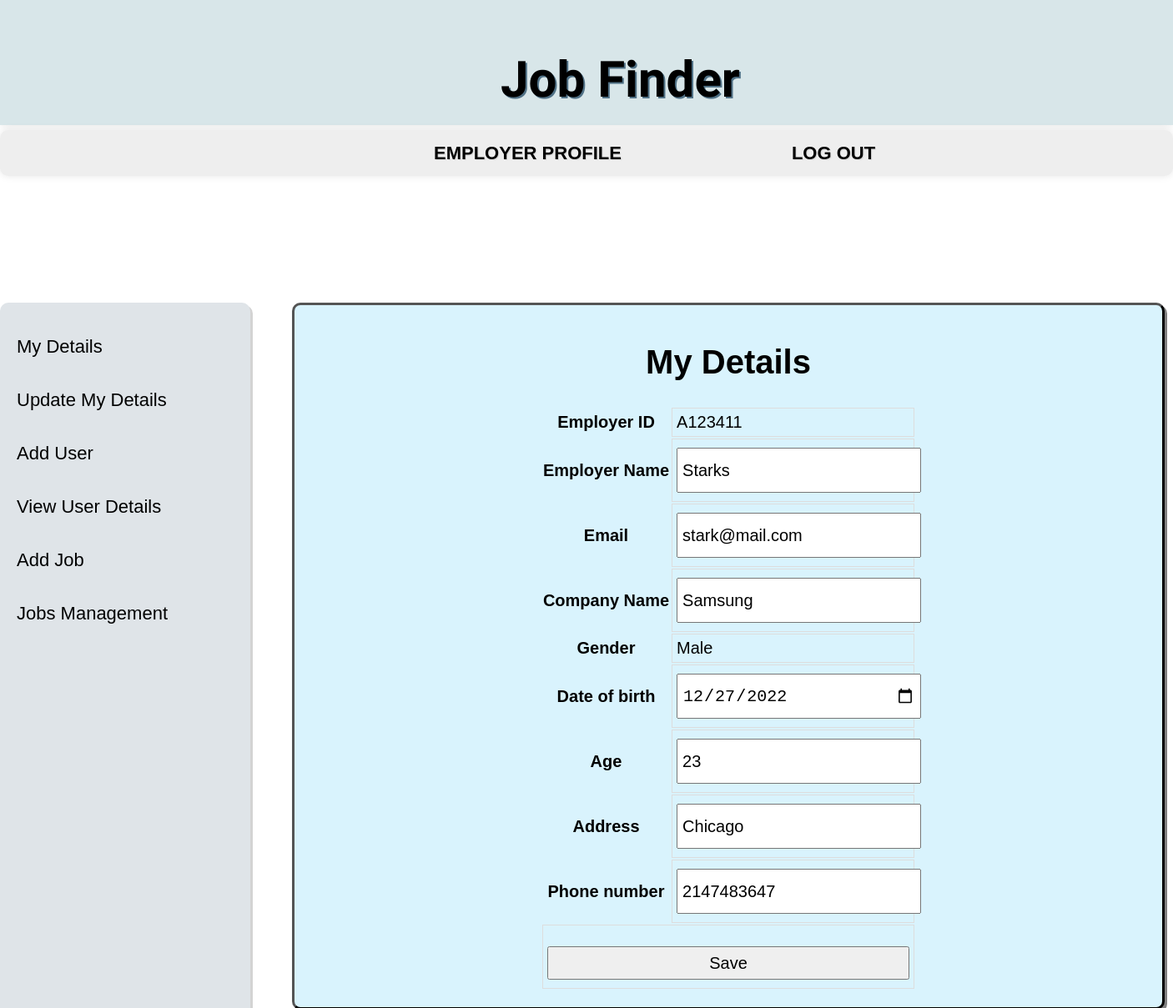
Screenshot of /updemp.php (signed in) with the database file from the repository.
### tables this page shows
CREATE TABLE `employee_details` (
  `empid` varchar(30) NOT NULL,
  `empname` varchar(50) NOT NULL,
  `email` varchar(50) NOT NULL,
  `company` varchar(20) NOT NULL,
  `gender` varchar(10) NOT NULL,
  `dob` date NOT NULL,
  `age` int(11) NOT NULL,
  `address` varchar(100) NOT NULL,
  `phno` int(11) NOT NULL,
  `password` varchar(100) NOT NULL
);

### updemp.php (the view, shortened to what this page needs)
<!DOCTYPE html>
<html lang="en">
<head>
    <link rel="stylesheet" href="index.css">
</head>
<body>
    <div class="top">
        <p class="heading">Job Finder</p>
    </div>
    <<div class="navbar">
        <a href="emppage.php" class="ah" style = "margin-left:500px;">EMPLOYER PROFILE</a>
        <a href="logout.php" class="ah">LOG OUT</a>
    </div>
    <div class="side">
        <a href="curemp.php" class="b">My Details</a>
        <br>
        <a href="updemp.php" class="b">Update My Details</a>
        <br>
        <a href="eaddus.php" class="b">Add User</a>
        <br>
        <a href="eview.php" class="b">View User Details</a>
        <br>
        <a href="eaddjob.php" class="b">Add Job</a>
        <br>
        <a href="eman.php" class="b">Jobs Management</a>
    </div>
    <div class="regform">
        <center>
            <h1>My Details</h1>
        </center>
        <?php
        if (isset($_SESSION['empid'])) {
            $empid = $_SESSION['empid'];
            $db_user = "root";
            $db_password = "";
            $db_name = "addemps";
            $conn = new mysqli("localhost", $db_user, $db_password, $db_name);
            $sql = "SELECT * FROM employee_details WHERE empid = '$empid'";
            $result = $conn->query($sql);
            if ($result->num_rows > 0) {
                $row = $result->fetch_assoc();
                echo "<form action='edit_employer.php' method='POST'style='margin-top:30px;'>";
                echo "<center>";
                echo "<table style='border:none;'>";
                echo "<tr><th>Employer ID</th><td>" . $row['empid'] . "</td></tr>";
                echo "<tr><th>Employer Name</th><td><input type='text' name='empname' value='" . $row['empname'] . "'></td></tr>";
                echo "<tr><th>Email</th><td><input type='text' name='email' value='" . $row['email'] . "'></td></tr>";
                echo "<tr><th>Company Name</th><td><input type='text' name='company' value='" . $row['company'] . "'></td></tr>";
                echo "<tr><th>Gender</th><td>" . $row['gender'] . "</td></tr>";
                echo "<tr><th>Date of birth</th><td><input type='date' name='dob' value='" . $row['dob'] . "'></td></tr>";
                echo "<tr><th>Age</th><td><input type='number' name='age' value='" . $row['age'] . "'></td></tr>";
                echo "<tr><th>Address</th><td><input type='text' name='address' value='" . $row['address'] . "'></td></tr>";
                echo "<tr><th>Phone number</th><td><input type='number' name='phno' value='" . $row['phno'] . "'></td></tr>";
                echo "<tr><td colspan='2'><input type='submit' value='Save' style='margin-top:20px;'></td></tr>";
                echo "</table>";
                echo "</center>";
                echo "</form>";
            } else {
                echo "No details found for the current employer.";
            }
        } else {
            echo "You are not logged in as an employer.";
        }
        ?>
    </div>
</body>
</html>

### index.css (style rules this page uses)
.top { width: 100%; height: 150px; background-color: rgb(216, 230, 233); position: fixed; top: 0; left: 0; z-index: 1; display: flex; box-shadow: 0 0 10px rgba(0, 0, 0, 0.1); }
.heading { padding-left: 600px; font-size: 60px; font-family: "Comfortaa", sans-serif; font-weight: 700; text-shadow: 2px 2px rgb(80, 113, 134); }
.navbar { height: 40px; width: 100%; position: fixed; padding-top: 15px; left: 0; background-color: rgb(238, 238, 238); margin-top: 130px; border-radius: 10px; z-index: 1; border: none; box-shadow: 0 0 10px rgba(0, 0, 0, 0.1); }
.ah { text-decoration: none; font-family: "Trebuchet MS", "Lucida Sans Unicode", "Lucida Grande", "Lucida Sans", Arial, sans-serif; margin-left: 160px; color: black; text-shadow: 1px 1px 1px lightgrey; font-weight: 700; font-size: 22px; padding: 10px; padding-left: 20px; padding-right: 20px; }
input { height: 40px; width: 450px; font-size: 20px; }
.side { height: 100%; width: 300px; position: fixed; top: 30%; left: 0; background-color: #dfe4e8; overflow-x: hidden; padding-top: 30px; box-shadow: 3px 3px lightgrey; border-radius: 10px; }
.b { text-decoration: none; font-family: "Trebuchet MS", "Lucida Sans Unicode", "Lucida Grande", "Lucida Sans", Arial, sans-serif; }
.side .b { padding: 10px 20px; text-decoration: none; font-size: 22px; color: black; display: block; }
.regform { width: 1000px; max-width: 90%; background-color: rgb(217, 243, 253); position: absolute; top: 30%; left: 350px; padding: 20px; border: 3px outset black; box-shadow: 3px 3px grey; border-radius: 10px; }
.regform h1 { font-size: 40px; font-family: "Trebuchet MS", "Lucida Sans Unicode", "Lucida Grande", "Lucida Sans", Arial, sans-serif; }
.regform form { font-size: 20px; font-family: Verdana, Geneva, Tahoma, sans-serif; }
.regform input, .regform select { width: 100%; max-width: 900px; padding: 5px; margin: 5px 0; }
.etab .tab th, td { border: 1px solid #dddddd; text-align: left; padding: 5px; }

### rows the page displays
employee_details: empid "A123411", empname "Starks", email "stark@mail.com", company "Samsung", gender "Male", dob "12/27/2022", age "23", address "Chicago", phno "2147483647"
